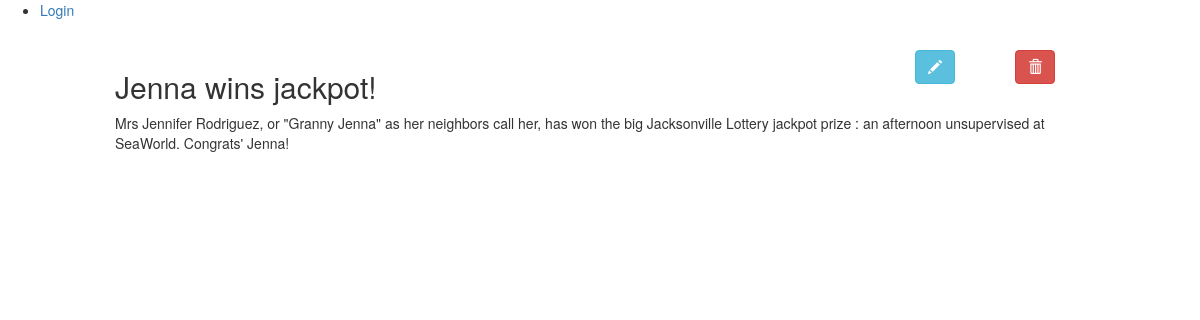
Page /2/ on the committed database.
### Crud_tp/models.py (models this page shows, shortened)
class Post(models.Model):
    title = models.CharField(max_length=120, help_text='title of message.')
    message = models.TextField(help_text="what's on your mind ...")

### Crud_tp/views.py (the view)
# urls.py: path('<int:pk>/', views.PostDetailView.as_view(), name='detail'),
class PostDetailView(DetailView):
 model=Post
 template_name = 'Crud_tp/post-detail.html'

### Crud_tp/templates/Crud_tp/post-detail.html (shortened to what this page needs)
{% extends 'Crud_tp/base.html' %}
{% block content %}
<div class="container-fluid">
<br/>
<div class="row">
 <div class="col-md-1 col-xs-1 col-sm-1">
    </div>
 <div class="col-md-8 col-xs-8 col-sm-8">
  <p class="h2">
   {{post.title}}
  </p>
    </div>
 <div class="col-md-1 col-xs-1 col-sm-1">
  <a href="{% url 'edit' post.pk %}">
   <button type="button" class="btn btn-info">
    <span class="glyphicon glyphicon-pencil"></span>
   </button>
  </a>
 </div>
 <div class="col-md-1 col-xs-1 col-sm-1">
  <a href="{% url 'delete' post.pk %}">
   <button type="button" class="btn btn-danger">
    <span class="glyphicon glyphicon-trash"></span>
   </button>
  </a>
 </div>
 <div class="col-md-1 col-xs-1 col-sm-1"></div>
</div>
<div class="row">
 <div class="col-md-1 col-xs-1 col-sm-1"></div>
 <div class="col-md-10 col-xs-10 col-sm-10">
 {{post.message}}
 </div>
 <div class="col-md-1 col-xs-1 col-sm-1"></div>
</div>
</div>
{% endblock %}

### rows in the picture
Post: title "Jenna wins jackpot!", message "Mrs Jennifer Rodriguez, or \"Granny Jenna\" as her neighbors call her, has won the big Jacksonville Lottery jackpot prize : an afternoon unsupervised at SeaWorld. Congrats' Jenna!"
